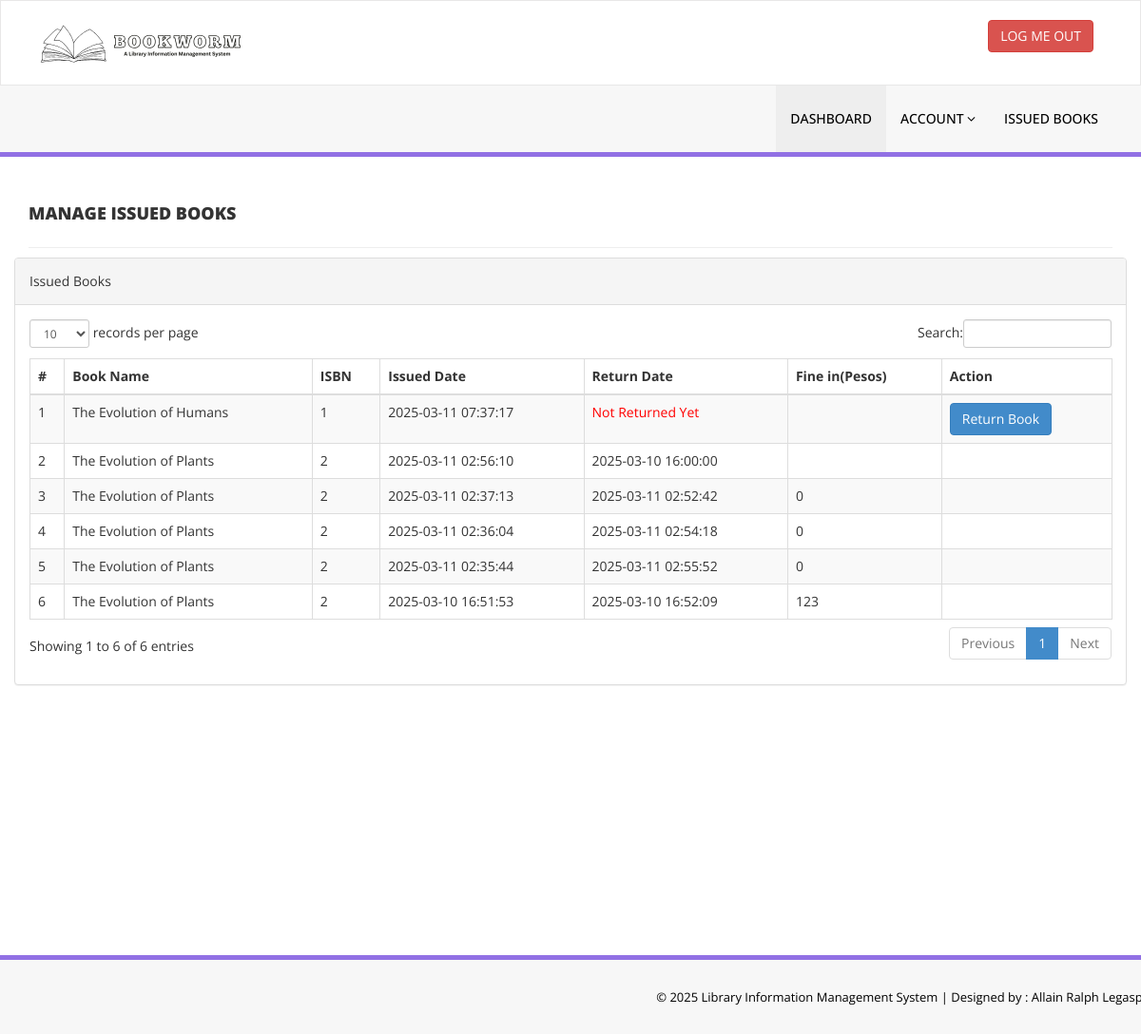
Screenshot of /Library_Management/issued-books.php (signed in) with the database file from the repository.
### tables this page shows
CREATE TABLE `tblissuedbookdetails` (
  `id` int(11) NOT NULL,
  `BookId` int(11) DEFAULT NULL,
  `StudentID` varchar(150) DEFAULT NULL,
  `IssuesDate` timestamp NULL DEFAULT current_timestamp(),
  `ReturnDate` timestamp NULL DEFAULT NULL ON UPDATE current_timestamp(),
  `RetrunStatus` int(1) DEFAULT NULL,
  `fine` int(11) DEFAULT NULL
);

CREATE TABLE `tblbooks` (
  `id` int(11) NOT NULL,
  `BookName` varchar(255) DEFAULT NULL,
  `CatId` int(11) DEFAULT NULL,
  `AuthorId` int(11) DEFAULT NULL,
  `ISBNNumber` int(11) DEFAULT NULL,
  `BookPrice` int(11) DEFAULT NULL,
  `RegDate` timestamp NULL DEFAULT current_timestamp(),
  `UpdationDate` timestamp NULL DEFAULT NULL ON UPDATE current_timestamp(),
  `Stock` int(11) DEFAULT 0
);

### Library_Management/issued-books.php (the view, shortened to what this page needs)
<?php
include('includes/config.php');
if (strlen($_SESSION['login']) == 0) {
    header('location:index.php');
} else {
    ?>
    <!DOCTYPE html>
    <html xmlns="http://www.w3.org/1999/xhtml">
    <head>
        <link href="assets/css/bootstrap.css" rel="stylesheet" />
        <link href="assets/css/font-awesome.css" rel="stylesheet" />
        <link href="assets/js/dataTables/dataTables.bootstrap.css" rel="stylesheet" />
        <link href="assets/css/style.css" rel="stylesheet" />
    </head>
    <body>
        <?php include('includes/header.php'); ?>
        <div class="content-wrapper">
            <div class="container">
                <div class="row pad-botm">
                    <div class="col-md-12">
                        <h4 class="header-line">Manage Issued Books</h4>
                    </div>
                    <div class="row">
                        <div class="col-md-12">
                            <div class="panel panel-default">
                                <div class="panel-heading">
                                    Issued Books
                                </div>
                                <div class="panel-body">
                                    <div class="table-responsive">
                                        <table class="table table-striped table-bordered table-hover"
                                            id="dataTables-example">
                                            <thead>
                                                <tr>
                                                    <th>#</th>
                                                    <th>Book Name</th>
                                                    <th>ISBN </th>
                                                    <th>Issued Date</th>
                                                    <th>Return Date</th>
                                                    <th>Fine in(Pesos)</th>
                                                    <th>Action</th>
                                                </tr>
                                            </thead>
                                            <tbody>
                                                <?php
                                                $sid = $_SESSION['stdid'];
                                                $sql = "SELECT tblbooks.BookName,tblbooks.ISBNNumber,tblissuedbookdetails.IssuesDate,tblissuedbookdetails.ReturnDate,tblissuedbookdetails.id as rid,tblissuedbookdetails.fine from  tblissuedbookdetails join tblstudents on tblstudents.StudentId=tblissuedbookdetails.StudentId join tblbooks on tblbooks.id=tblissuedbookdetails.BookId where tblstudents.StudentId=:sid order by tblissuedbookdetails.id desc";
                                                $query = $dbh->prepare($sql);
                                                $query->bindParam(':sid', $sid, PDO::PARAM_STR);
                                                $query->execute();
                                                $results = $query->fetchAll(PDO::FETCH_OBJ);
                                                $cnt = 1;
                                                if ($query->rowCount() > 0) {
                                                    foreach ($results as $result) { ?>
                                                        <tr class="odd gradeX">
                                                            <td class="center"><?php echo htmlentities($cnt); ?></td>
                                                            <td class="center"><?php echo htmlentities($result->BookName); ?></td>
                                                            <td class="center"><?php echo htmlentities($result->ISBNNumber); ?></td>
                                                            <td class="center"><?php echo htmlentities($result->IssuesDate); ?></td>
                                                            <td class="center"><?php if ($result->ReturnDate == "") { ?>
                                                                    <span style="color:red">
                                                                        <?php echo htmlentities("Not Returned Yet"); ?>
                                                                    </span>
                                                                <?php } else {
                                                                echo htmlentities($result->ReturnDate);
                                                            }
                                                            ?>
                                                            </td>
                                                            <td class="center"><?php echo htmlentities($result->fine); ?></td>
                                                            <td class="center">
                                                                <?php if ($result->ReturnDate == "") { ?>
                                                                    <a href="issued-books.php?return=<?php echo htmlentities($result->rid); ?>"
                                                                        onclick="return confirm('Are you sure you want to return this book?');"><button
                                                                            class="btn btn-primary">Return Book</button></a>
                                                                <?php } ?>
                                                            </td>
                                                        </tr>
                                                        <?php $cnt = $cnt + 1;
                                                    }
                                                } ?>
                                            </tbody>
                                        </table>
                                    </div>
                                </div>
                            </div>
                        </div>
                    </div>
                </div>
            </div>
        </div>
        <?php include('includes/footer.php'); ?>
    </body>
    </html>
<?php } ?>

### Library_Management/assets/css/style.css (style rules this page uses)
.content-wrapper { margin-top: 40px; min-height:800px; padding-bottom:90px; }
.header-line { font-weight:900; padding-bottom:25px; border-bottom:1px solid #eeeeee; text-transform:uppercase; }
.pad-botm { padding-bottom:30px; }

### rows the page displays
tblissuedbookdetails: BookId.BookName "The Evolution of Humans", BookId.ISBNNumber "1", IssuesDate "2025-03-11 07:37:17"
tblissuedbookdetails: BookId.BookName "The Evolution of Plants", BookId.ISBNNumber "2", IssuesDate "2025-03-11 02:56:10", ReturnDate "2025-03-10 16:00:00"
tblissuedbookdetails: BookId.BookName "The Evolution of Plants", BookId.ISBNNumber "2", IssuesDate "2025-03-11 02:37:13", ReturnDate "2025-03-11 02:52:42", fine "0"
tblissuedbookdetails: BookId.BookName "The Evolution of Plants", BookId.ISBNNumber "2", IssuesDate "2025-03-11 02:36:04", ReturnDate "2025-03-11 02:54:18", fine "0"
tblissuedbookdetails: BookId.BookName "The Evolution of Plants", BookId.ISBNNumber "2", IssuesDate "2025-03-11 02:35:44", ReturnDate "2025-03-11 02:55:52", fine "0"
tblissuedbookdetails: BookId.BookName "The Evolution of Plants", BookId.ISBNNumber "2", IssuesDate "2025-03-10 16:51:53", ReturnDate "2025-03-10 16:52:09", fine "123"
